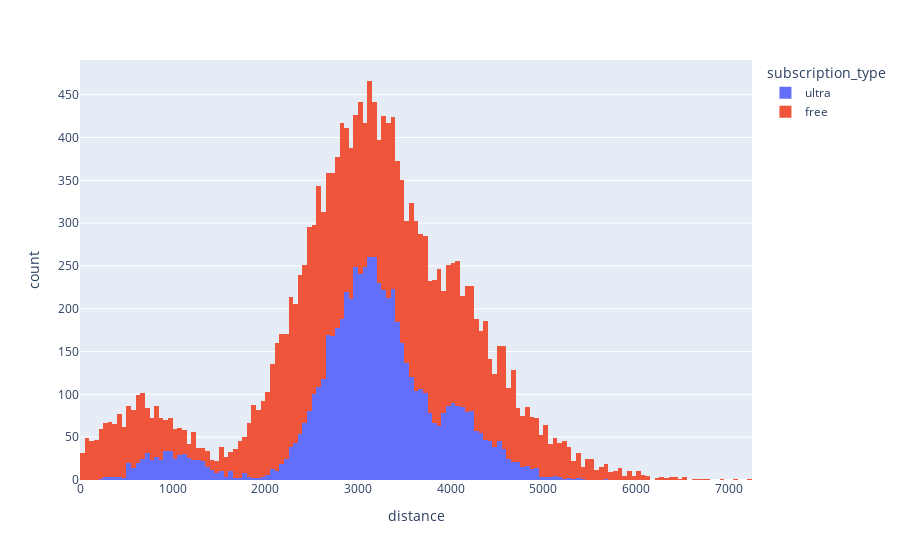

The notebook cell saved with this chart:
### Code cell
px.histogram(data, x='distance', color='subscription_type')

### Figure 1 — Plotly figure (JSON) as saved in the notebook; plotly's stock layout.template omitted (floating-point values rounded to 4 significant figures; data arrays with more than 128 entries replaced by an {"elided": "..."} marker saying what was removed)
{"data": [{"alignmentgroup": "True", "bingroup": "x", "hovertemplate": "subscription_type=ultra<br>distance=%{x}<br>count=%{y}<extra></extra>", "legendgroup": "ultra", "marker": {"color": "#636efa", "pattern": {"shape": ""}}, "name": "ultra", "offsetgroup": "ultra", "orientation": "v", "showlegend": true, "type": "histogram", "x": {"elided": "6672 float values"}, "xaxis": "x", "yaxis": "y"}, {"alignmentgroup": "True", "bingroup": "x", "hovertemplate": "subscription_type=free<br>distance=%{x}<br>count=%{y}<extra></extra>", "legendgroup": "free", "marker": {"color": "#EF553B", "pattern": {"shape": ""}}, "name": "free", "offsetgroup": "free", "orientation": "v", "showlegend": true, "type": "histogram", "x": {"elided": "11716 float values"}, "xaxis": "x", "yaxis": "y"}], "layout": {"barmode": "relative", "legend": {"title": {"text": "subscription_type"}, "tracegroupgap": 0}, "margin": {"t": 60}, "xaxis": {"anchor": "y", "domain": [0, 1], "title": {"text": "distance"}}, "yaxis": {"anchor": "x", "domain": [0, 1], "title": {"text": "count"}}}}
